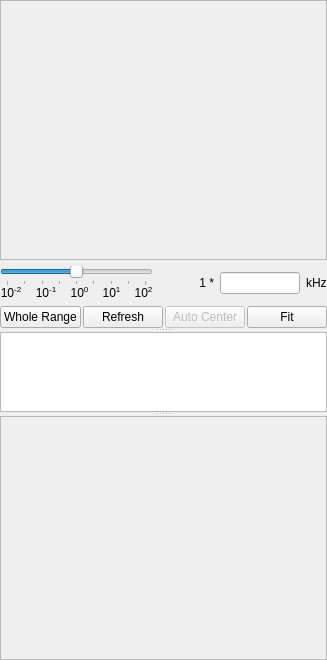
          <widget class="QWidget" name="page_spectra_fit">
           <layout class="QVBoxLayout" name="verticalLayout_27">
            <property name="spacing">
             <number>0</number>
            </property>
            <property name="leftMargin">
             <number>0</number>
            </property>
            <property name="topMargin">
             <number>0</number>
            </property>
            <property name="rightMargin">
             <number>0</number>
            </property>
            <property name="bottomMargin">
             <number>0</number>
            </property>
            <item>
             <widget class="QSplitter" name="splitter_7">
              <property name="orientation">
               <enum>Qt::Vertical</enum>
              </property>
              <widget class="QWidget" name="layoutWidget">
               <layout class="QVBoxLayout" name="verticalLayout_20">
                <item>
                 <widget class="QFrame" name="frame_spectra_fit">
                  <property name="sizePolicy">
                   <sizepolicy hsizetype="Preferred" vsizetype="Expanding">
                    <horstretch>0</horstretch>
                    <verstretch>1</verstretch>
                   </sizepolicy>
                  </property>
                  <property name="minimumSize">
                   <size>
                    <width>0</width>
                    <height>200</height>
                   </size>
                  </property>
                  <property name="contextMenuPolicy">
                   <enum>Qt::CustomContextMenu</enum>
                  </property>
                  <property name="frameShape">
                   <enum>QFrame::StyledPanel</enum>
                  </property>
                  <property name="frameShadow">
                   <enum>QFrame::Sunken</enum>
                  </property>
                 </widget>
                </item>
                <item>
                 <layout class="QHBoxLayout" name="horizontalLayout_22">
                  <property name="spacing">
                   <number>6</number>
                  </property>
                  <item>
                   <layout class="QVBoxLayout" name="verticalLayout_43">
                    <property name="spacing">
                     <number>0</number>
                    </property>
                    <item>
                     <widget class="QSlider" name="horizontalSlider_spectra_fit_spanctrl">
                      <property name="sizePolicy">
                       <sizepolicy hsizetype="Preferred" vsizetype="Fixed">
                        <horstretch>0</horstretch>
                        <verstretch>0</verstretch>
                       </sizepolicy>
                      </property>
                      <property name="minimum">
                       <number>-20</number>
                      </property>
                      <property name="maximum">
                       <number>20</number>
                      </property>
                      <property name="singleStep">
                       <number>1</number>
                      </property>
                      <property name="pageStep">
                       <number>5</number>
                      </property>
                      <property name="orientation">
                       <enum>Qt::Horizontal</enum>
                      </property>
                      <property name="tickPosition">
                       <enum>QSlider::TicksBelow</enum>
                      </property>
                      <property name="tickInterval">
                       <number>5</number>
                      </property>
                     </widget>
                    </item>
                    <item>
                     <layout class="QHBoxLayout" name="horizontalLayout_14">
                      <property name="spacing">
                       <number>0</number>
                      </property>
                      <item>
                       <widget class="QLabel" name="label_11">
                        <property name="sizePolicy">
                         <sizepolicy hsizetype="Preferred" vsizetype="Fixed">
                          <horstretch>0</horstretch>
                          <verstretch>0</verstretch>
                         </sizepolicy>
                        </property>
                        <property name="text">
                         <string>&lt;html&gt;&lt;head/&gt;&lt;body&gt;&lt;p&gt;10&lt;span style=&quot; vertical-align:super;&quot;&gt;-2&lt;/span&gt;&lt;/p&gt;&lt;/body&gt;&lt;/html&gt;</string>
                        </property>
                        <property name="alignment">
                         <set>Qt::AlignCenter</set>
                        </property>
                       </widget>
                      </item>
                      <item>
                       <spacer name="horizontalSpacer_18">
                        <property name="orientation">
                         <enum>Qt::Horizontal</enum>
                        </property>
                        <property name="sizeHint" stdset="0">
                         <size>
                          <width>0</width>
                          <height>10</height>
                         </size>
                        </property>
                       </spacer>
                      </item>
                      <item>
                       <widget class="QLabel" name="label_12">
                        <property name="sizePolicy">
                         <sizepolicy hsizetype="Preferred" vsizetype="Fixed">
                          <horstretch>0</horstretch>
                          <verstretch>0</verstretch>
                         </sizepolicy>
                        </property>
                        <property name="text">
                         <string>&lt;html&gt;&lt;head/&gt;&lt;body&gt;&lt;p&gt;10&lt;span style=&quot; vertical-align:super;&quot;&gt;-1&lt;/span&gt;&lt;/p&gt;&lt;/body&gt;&lt;/html&gt;</string>
                        </property>
                        <property name="alignment">
                         <set>Qt::AlignCenter</set>
                        </property>
                       </widget>
                      </item>
                      <item>
                       <spacer name="horizontalSpacer_19">
                        <property name="orientation">
                         <enum>Qt::Horizontal</enum>
                        </property>
                        <property name="sizeHint" stdset="0">
                         <size>
                          <width>0</width>
                          <height>10</height>
                         </size>
                        </property>
                       </spacer>
                      </item>
                      <item>
                       <widget class="QLabel" name="label_15">
                        <property name="sizePolicy">
                         <sizepolicy hsizetype="Preferred" vsizetype="Fixed">
                          <horstretch>0</horstretch>
                          <verstretch>0</verstretch>
                         </sizepolicy>
                        </property>
                        <property name="text">
                         <string>&lt;html&gt;&lt;head/&gt;&lt;body&gt;&lt;p&gt;10&lt;span style=&quot; vertical-align:super;&quot;&gt;0&lt;/span&gt;&lt;/p&gt;&lt;/body&gt;&lt;/html&gt;</string>
                        </property>
                        <property name="alignment">
                         <set>Qt::AlignCenter</set>
                        </property>
                       </widget>
                      </item>
                      <item>
                       <spacer name="horizontalSpacer_20">
                        <property name="orientation">
                         <enum>Qt::Horizontal</enum>
                        </property>
                        <property name="sizeHint" stdset="0">
                         <size>
                          <width>0</width>
                          <height>10</height>
                         </size>
                        </property>
                       </spacer>
                      </item>
                      <item>
                       <widget class="QLabel" name="label_16">
                        <property name="sizePolicy">
                         <sizepolicy hsizetype="Preferred" vsizetype="Fixed">
                          <horstretch>0</horstretch>
                          <verstretch>0</verstretch>
                         </sizepolicy>
                        </property>
                        <property name="text">
                         <string>&lt;html&gt;&lt;head/&gt;&lt;body&gt;&lt;p&gt;10&lt;span style=&quot; vertical-align:super;&quot;&gt;1&lt;/span&gt;&lt;/p&gt;&lt;/body&gt;&lt;/html&gt;</string>
                        </property>
                        <property name="alignment">
                         <set>Qt::AlignCenter</set>
                        </property>
                       </widget>
                      </item>
                      <item>
                       <spacer name="horizontalSpacer_21">
                        <property name="orientation">
                         <enum>Qt::Horizontal</enum>
                        </property>
                        <property name="sizeHint" stdset="0">
                         <size>
                          <width>0</width>
                          <height>10</height>
                         </size>
                        </property>
                       </spacer>
                      </item>
                      <item>
                       <widget class="QLabel" name="label_17">
                        <property name="sizePolicy">
                         <sizepolicy hsizetype="Preferred" vsizetype="Fixed">
                          <horstretch>0</horstretch>
                          <verstretch>0</verstretch>
                         </sizepolicy>
                        </property>
                        <property name="text">
                         <string>&lt;html&gt;&lt;head/&gt;&lt;body&gt;&lt;p&gt;10&lt;span style=&quot; vertical-align:super;&quot;&gt;2&lt;/span&gt;&lt;/p&gt;&lt;/body&gt;&lt;/html&gt;</string>
                        </property>
                        <property name="alignment">
                         <set>Qt::AlignCenter</set>
                        </property>
                       </widget>
                      </item>
                     </layout>
                    </item>
                   </layout>
                  </item>
                  <item>
                   <widget class="QLabel" name="label_spectra_fit_zoomtimes">
                    <property name="sizePolicy">
                     <sizepolicy hsizetype="Preferred" vsizetype="Fixed">
                      <horstretch>0</horstretch>
                      <verstretch>0</verstretch>
                     </sizepolicy>
                    </property>
                    <property name="minimumSize">
                     <size>
                      <width>55</width>
                      <height>0</height>
                     </size>
                    </property>
                    <property name="maximumSize">
                     <size>
                      <width>55</width>
                      <height>16777215</height>
                     </size>
                    </property>
                    <property name="text">
                     <string>1 *</string>
                    </property>
                    <property name="alignment">
                     <set>Qt::AlignRight|Qt::AlignTrailing|Qt::AlignVCenter</set>
                    </property>
                    <property name="buddy">
                     <cstring>lineEdit_spectra_fit_span</cstring>
                    </property>
                   </widget>
                  </item>
                  <item>
                   <widget class="QLineEdit" name="lineEdit_spectra_fit_span">
                    <property name="sizePolicy">
                     <sizepolicy hsizetype="Fixed" vsizetype="Fixed">
                      <horstretch>0</horstretch>
                      <verstretch>0</verstretch>
                     </sizepolicy>
                    </property>
                    <property name="maximumSize">
                     <size>
                      <width>80</width>
                      <height>16777215</height>
                     </size>
                    </property>
                    <property name="readOnly">
                     <bool>true</bool>
                    </property>
                   </widget>
                  </item>
                  <item>
                   <widget class="QLabel" name="label_5">
                    <property name="sizePolicy">
                     <sizepolicy hsizetype="Fixed" vsizetype="Fixed">
                      <horstretch>0</horstretch>
                      <verstretch>0</verstretch>
                     </sizepolicy>
                    </property>
                    <property name="text">
                     <string>kHz</string>
                    </property>
                    <property name="buddy">
                     <cstring>lineEdit_spectra_fit_span</cstring>
                    </property>
                   </widget>
                  </item>
                 </layout>
                </item>
                <item>
                 <layout class="QHBoxLayout" name="horizontalLayout_4">
                  <property name="spacing">
                   <number>2</number>
                  </property>
                  <item>
                   <widget class="QPushButton" name="pushButton_spectra_fit_showall">
                    <property name="text">
                     <string>Whole Range</string>
                    </property>
                   </widget>
                  </item>
                  <item>
                   <spacer name="horizontalSpacer_2">
                    <property name="orientation">
                     <enum>Qt::Horizontal</enum>
                    </property>
                    <property name="sizeType">
                     <enum>QSizePolicy::Expanding</enum>
                    </property>
                    <property name="sizeHint" stdset="0">
                     <size>
                      <width>0</width>
                      <height>20</height>
                     </size>
                    </property>
                   </spacer>
                  </item>
                  <item>
                   <widget class="QPushButton" name="pushButton_spectra_fit_refresh">
                    <property name="sizePolicy">
                     <sizepolicy hsizetype="Minimum" vsizetype="Fixed">
                      <horstretch>0</horstretch>
                      <verstretch>0</verstretch>
                     </sizepolicy>
                    </property>
                    <property name="text">
                     <string>Refresh</string>
                    </property>
                   </widget>
                  </item>
                  <item>
                   <widget class="QPushButton" name="pushButton_spectra_fit_autocntr">
                    <property name="enabled">
                     <bool>false</bool>
                    </property>
                    <property name="autoFillBackground">
                     <bool>false</bool>
                    </property>
                    <property name="text">
                     <string>Auto Center</string>
                    </property>
                   </widget>
                  </item>
                  <item>
                   <widget class="QPushButton" name="pushButton_spectra_fit_fit">
                    <property name="sizePolicy">
                     <sizepolicy hsizetype="Minimum" vsizetype="Fixed">
                      <horstretch>0</horstretch>
                      <verstretch>0</verstretch>
                     </sizepolicy>
                    </property>
                    <property name="text">
                     <string>Fit</string>
                    </property>
                   </widget>
                  </item>
                 </layout>
                </item>
               </layout>
              </widget>
              <widget class="QPlainTextEdit" name="plainTextEdit_spectra_fit_result">
               <property name="sizePolicy">
                <sizepolicy hsizetype="Minimum" vsizetype="Preferred">
                 <horstretch>0</horstretch>
                 <verstretch>0</verstretch>
                </sizepolicy>
               </property>
               <property name="minimumSize">
                <size>
                 <width>0</width>
                 <height>50</height>
                </size>
               </property>
               <property name="maximumSize">
                <size>
                 <width>16777215</width>
                 <height>80</height>
                </size>
               </property>
               <property name="readOnly">
                <bool>true</bool>
               </property>
               <property name="overwriteMode">
                <bool>true</bool>
               </property>
              </widget>
              <widget class="QWidget" name="layoutWidget">
               <layout class="QVBoxLayout" name="verticalLayout_21">
                <property name="spacing">
                 <number>0</number>
                </property>
                <item>
                 <widget class="QFrame" name="frame_spectra_fit_polar">
                  <property name="sizePolicy">
                   <sizepolicy hsizetype="Preferred" vsizetype="Expanding">
                    <horstretch>0</horstretch>
                    <verstretch>2</verstretch>
                   </sizepolicy>
                  </property>
                  <property name="minimumSize">
                   <size>
                    <width>0</width>
                    <height>200</height>
                   </size>
                  </property>
                  <property name="frameShape">
                   <enum>QFrame::StyledPanel</enum>
                  </property>
                  <property name="frameShadow">
                   <enum>QFrame::Sunken</enum>
                  </property>
                 </widget>
                </item>
                <item>
                 <spacer name="verticalSpacer_7">
                  <property name="orientation">
                   <enum>Qt::Vertical</enum>
                  </property>
                  <property name="sizeType">
                   <enum>QSizePolicy::Expanding</enum>
                  </property>
                  <property name="sizeHint" stdset="0">
                   <size>
                    <width>20</width>
                    <height>0</height>
                   </size>
                  </property>
                 </spacer>
                </item>
               </layout>
              </widget>
             </widget>
            </item>
           </layout>
          </widget>
